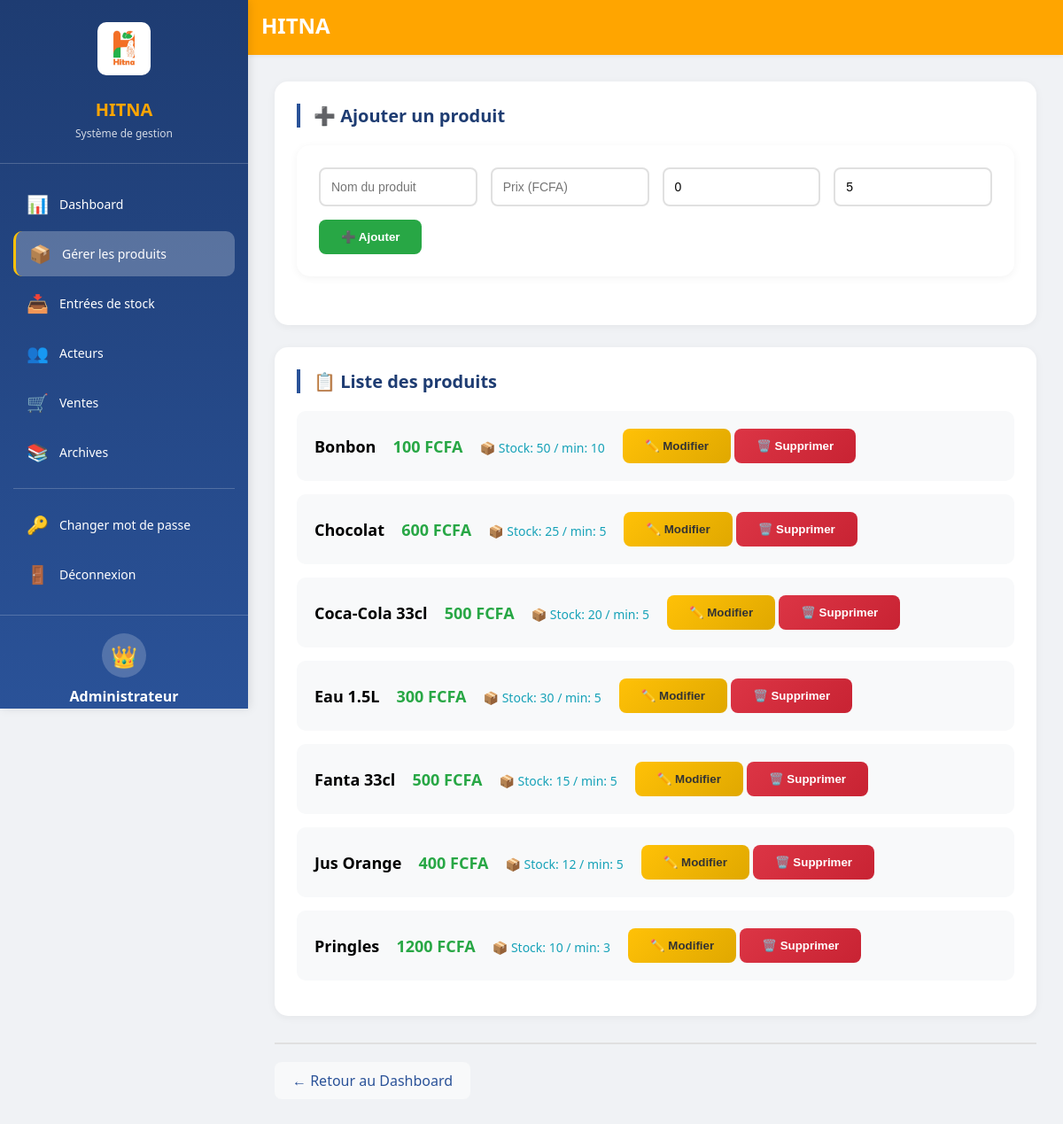
The app's page /admin/produits (signed in) with its own data.
### tables this page shows
CREATE TABLE produits (
        id INTEGER PRIMARY KEY,
        nom TEXT,
        prix INTEGER,
        stock INTEGER DEFAULT 0,
        stock_min INTEGER DEFAULT 5);

### app.py (the view)
@app.route('/admin/produits')
def produits_list():
    if session.get('role') != 'admin':
        return redirect('/login')
    conn = sqlite3.connect('hitna.db')
    c = conn.cursor()
    c.execute("SELECT id, nom, prix, stock, stock_min FROM produits ORDER BY nom")
    produits = c.fetchall()
    conn.close()
    return render_template('produits.html', produits=produits)

### app.py (called while the page is built)
@app.context_processor
def inject_now():
    return {'date_actuelle': datetime.now().strftime('%d/%m/%Y %H:%M')}

### templates/produits.html (shortened to what this page needs)
{% extends "base.html" %}
{% block content %}
<div class="card">
    <h2 class="card-title">➕ Ajouter un produit</h2>
    <form action="/admin/produits/ajouter" method="post" class="add-form">
        <input type="text" name="nom" placeholder="Nom du produit" required>
        <input type="number" name="prix" step="1" placeholder="Prix (FCFA)" required>
        <input type="number" name="stock" step="1" placeholder="Stock initial" value="0">
        <input type="number" name="stock_min" step="1" placeholder="Stock minimum" value="5">
        <button type="submit">➕ Ajouter</button>
    </form>
</div>
<div class="card">
    <h2 class="card-title">📋 Liste des produits</h2>
    {% for p in produits %}
    <div class="product-item" id="produit-{{ p[0] }}">
        <div id="lecture-{{ p[0] }}" class="mode-lecture">
            <div>
                <span class="product-info">{{ p[1] }}</span>
                <span class="product-price">{{ "%.0f"|format(p[2]) if p[2] else 0 }} FCFA</span>
                <span class="product-stock {% if p[3] <= p[4] %}stock-low{% endif %}">
                    📦 Stock: {{ p[3] if p[3] else 0 }} / min: {{ p[4] if p[4] else 5 }}
                </span>
            </div>
            <div>
                <button onclick="activerEdition({{ p[0] }})" class="btn-editer">✏️ Modifier</button>
                <button onclick="confirmerSuppression({{ p[0] }}, '{{ p[1] }}')" class="btn-supprimer">🗑️ Supprimer</button>
            </div>
        </div>
    </div>
    {% endfor %}
</div>
<div class="nav-links">
    <a href="/dashboard">← Retour au Dashboard</a>
</div>
{% endblock %}

### static/style.css (style rules this page uses)
* { margin: 0; padding: 0; box-sizing: border-box; }
body { font-family: 'Segoe UI', Tahoma, Geneva, Verdana, sans-serif; background: #f0f2f5; min-height: 100vh; }
.card { background: white; border-radius: 15px; padding: 25px; margin-bottom: 25px; box-shadow: 0 2px 10px rgba(0,0,0,0.05); }
.card-title { font-size: 20px; color: #1e3c72; margin-bottom: 20px; border-left: 4px solid #2a5298; padding-left: 15px; }
.nav-links { margin-top: 30px; padding-top: 20px; border-top: 2px solid #e0e0e0; display: flex; gap: 15px; flex-wrap: wrap; }
.nav-links a { color: #2a5298; text-decoration: none; padding: 10px 20px; border-radius: 8px; background: #f8f9fa; }
button, .btn { background: linear-gradient(135deg, #1e3c72 0%, #2a5298 100%); color: white; border: none; cursor: pointer; font-weight: 600; padding: 12px 25px; border-radius: 8px; transition: transform 0.2s; }
.card { background: white; border-radius: 15px; padding: 25px; margin-bottom: 25px; box-shadow: 0 2px 10px rgba(0,0,0,0.05); transition: transform 0.3s, box-shadow 0.3s; }
.nav-links a { color: #2a5298; text-decoration: none; padding: 10px 20px; border-radius: 8px; transition: all 0.3s; background: #f8f9fa; }
button { background: linear-gradient(135deg, #1e3c72 0%, #2a5298 100%); color: white; border: none; cursor: pointer; font-weight: 600; padding: 12px 25px; border-radius: 8px; transition: transform 0.2s, box-shadow 0.2s; }
.add-form { display: flex; gap: 15px; flex-wrap: wrap; margin-top: 20px; }
.add-form select, .add-form input { flex: 1; min-width: 150px; padding: 12px; border: 2px solid #e0e0e0; border-radius: 8px; font-size: 14px; }
.add-form button { background: #28a745; padding: 12px 25px; }

### templates/produits.html (style rules this page uses)
.add-form { background: white; padding: 25px; border-radius: 15px; margin-bottom: 30px; display: flex; gap: 15px; flex-wrap: wrap; box-shadow: 0 2px 10px rgba(0,0,0,0.05); }
.add-form input { flex: 1; min-width: 150px; padding: 12px; border: 2px solid #e0e0e0; border-radius: 8px; }
.add-form button { padding: 12px 25px; }
.product-item { background: #f8f9fa; margin: 15px 0; padding: 20px; border-radius: 10px; display: flex; justify-content: space-between; align-items: center; flex-wrap: wrap; gap: 15px; transition: all 0.3s; }
.product-info { font-size: 18px; font-weight: 600; }
.product-price { color: #28a745; font-size: 18px; font-weight: bold; margin-left: 15px; }
.product-stock { color: #17a2b8; font-size: 14px; margin-left: 15px; }
.mode-lecture { display: flex; align-items: center; gap: 20px; flex-wrap: wrap; }
.btn-editer { background: linear-gradient(135deg, #ffc107 0%, #e0a800 100%); color: #333; }
.btn-supprimer { background: linear-gradient(135deg, #dc3545 0%, #c82333 100%); }

### records on screen
produits: nom "Bonbon", prix "100", stock "50", stock_min "10"
produits: nom "Chocolat", prix "600", stock "25", stock_min "5"
produits: nom "Coca-Cola 33cl", prix "500", stock "20", stock_min "5"
produits: nom "Eau 1.5L", prix "300", stock "30", stock_min "5"
produits: nom "Fanta 33cl", prix "500", stock "15", stock_min "5"
produits: nom "Jus Orange", prix "400", stock "12", stock_min "5"
produits: nom "Pringles", prix "1200", stock "10", stock_min "3"

### other values on screen
{{ session.get('user_nom', 'Utilisateur') }} "Administrateur"
